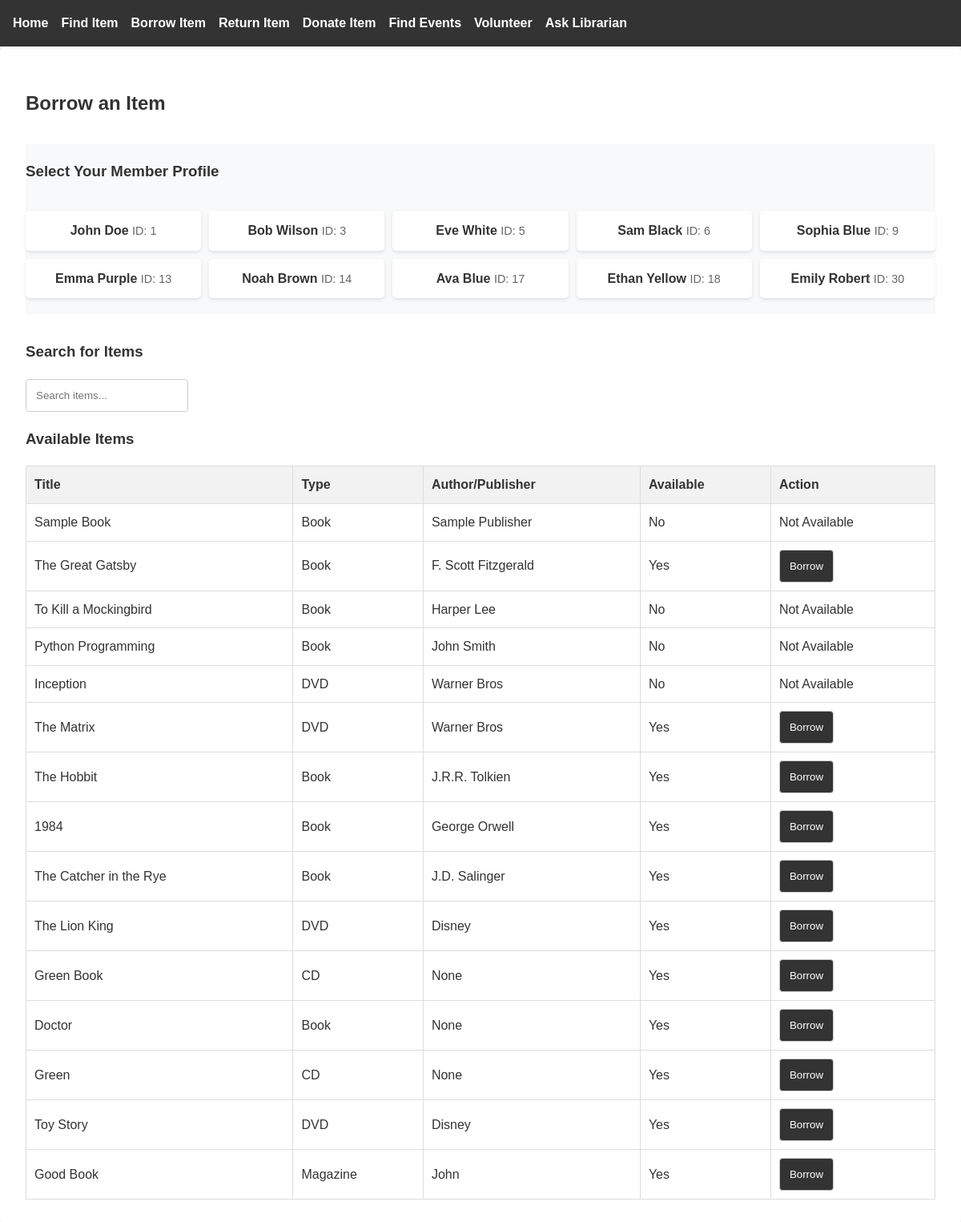
Before: /borrow-item with the older database file.
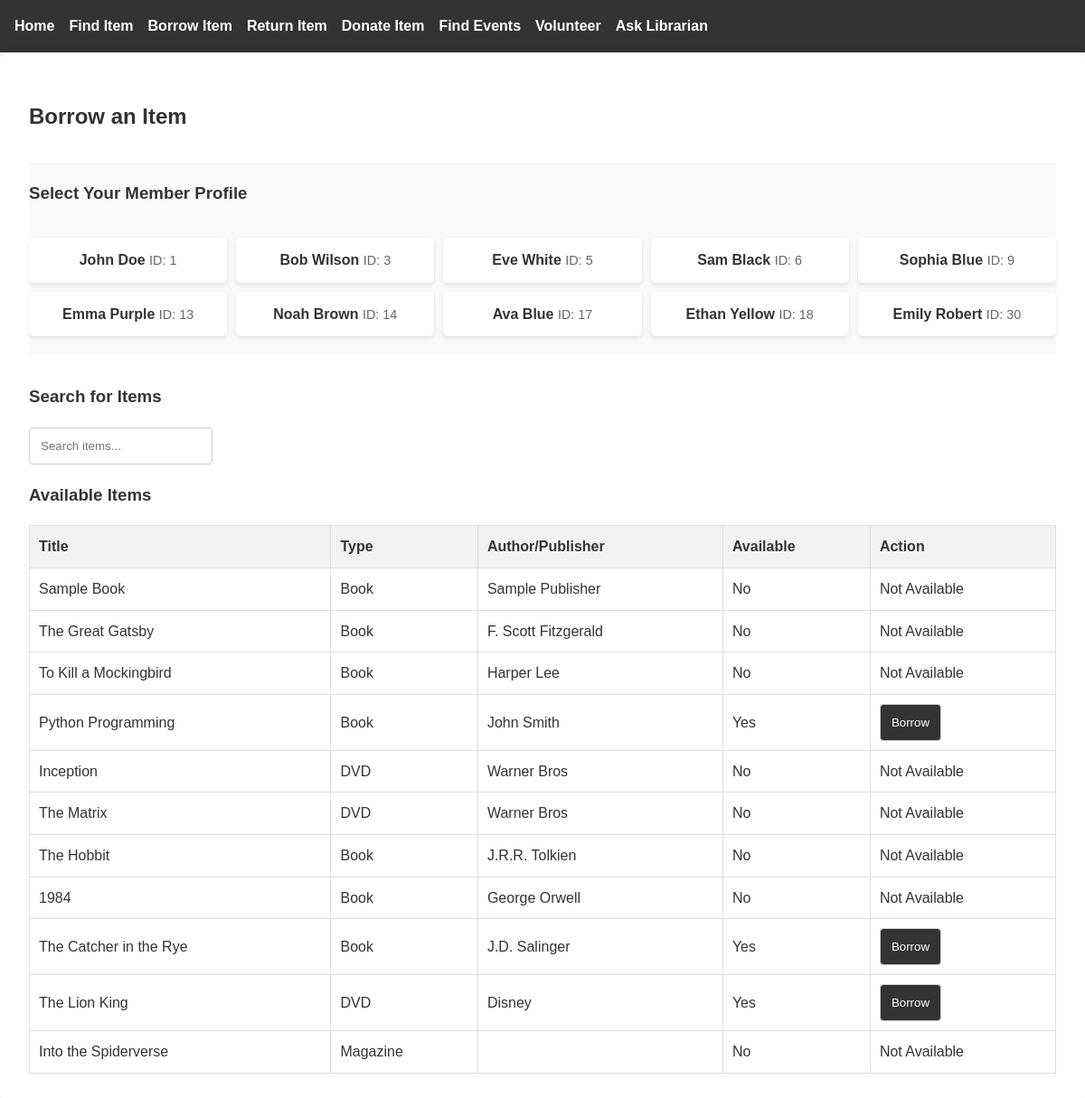
After: the same page with the newer database file.
### tables this page shows
CREATE TABLE Person (
            PersonID INTEGER PRIMARY KEY AUTOINCREMENT, 
            Name TEXT NOT NULL, 
            Address TEXT, 
            PhoneNumber TEXT, 
            Email TEXT UNIQUE, 
            Role TEXT NOT NULL 
            CHECK (Role IN ('Member', 'Librarian', 'Volunteer'))
        );

CREATE TABLE Item (
            ItemID INTEGER PRIMARY KEY AUTOINCREMENT, 
            Title TEXT NOT NULL,
            Type TEXT NOT NULL,
            AuthorPublisher TEXT,
            AvailabilityStatus BOOLEAN DEFAULT 1,
            ISBN TEXT,
            PublicationYear INTEGER
        );

### app.py (the view, shortened to what this page needs)
@app.route('/borrow-item', methods=['GET', 'POST'])
def borrow_item():
    conn = get_db_connection()
    items = conn.execute("SELECT * FROM Item").fetchall()
    members = conn.execute("""
        SELECT p.PersonID, p.Name
        FROM Person p
        JOIN Member m ON p.PersonID = m.MemberID
        WHERE p.Role = 'Member'
    """).fetchall()
    conn.close()
    return render_template('borrow_item.html', items=items, members=members)

### app.py (called while the page is built)
def get_db_connection():
    print("Connecting to database...")
    conn = sqlite3.connect('354_mini_project.db')
    conn.row_factory = sqlite3.Row
    return conn

### templates/borrow_item.html (shortened to what this page needs)
{% extends "base.html" %}
{% block content %}
<h2>Borrow an Item</h2>
<div class="member-selection">
<form method="POST">
    <h3>Select Your Member Profile</h3>
    <div class="member-grid">
        {% for member in members %}
        <div class="member-card {% if request.form.get('member_id') == member['PersonID'] %}selected{% endif %}">
            <label for="member_{{ member['PersonID'] }}">
                <span class="member-name">{{ member['Name'] }}</span>
                <span class="member-id">ID: {{ member['PersonID'] }}</span>
            </label>
        </div>
        {% endfor %}
    </div>
</div>
    <h3>Search for Items</h3>
    <input type="text" id="search_term" placeholder="Search items..." onkeyup="filterItems()">
    <h3>Available Items</h3>
    <table id="items_table">
        <tr>
            <th>Title</th>
            <th>Type</th>
            <th>Author/Publisher</th>
            <th>Available</th>
            <th>Action</th>
        </tr>
        {% for item in items %}
        <tr>
            <td>{{ item['Title'] }}</td>
            <td>{{ item['Type'] }}</td>
            <td>{{ item['AuthorPublisher'] }}</td>
            <td>{{ 'Yes' if item['AvailabilityStatus'] else 'No' }}</td>
            <td>
                {% if item['AvailabilityStatus'] %}
                <button type="button" class="borrow-button" data-item-id="{{ item['ItemID'] }}">Borrow</button>
                {% else %}
                Not Available
                {% endif %}
            </td>
        </tr>
        {% endfor %}
    </table>
{% endblock %}

Changed rows visible on the page:
removed Item: Title "Doctor", Type "Book", AuthorPublisher "None", AvailabilityStatus "Yes"
removed Item: Title "Green", Type "CD", AuthorPublisher "None", AvailabilityStatus "Yes"
removed Item: Title "Toy Story", Type "DVD", AuthorPublisher "Disney", AvailabilityStatus "Yes"
removed Item: Title "Good Book", Type "Magazine", AuthorPublisher "John", AvailabilityStatus "Yes"
changed Item "The Great Gatsby": AvailabilityStatus "Yes" → "No"; AvailabilityStatus "Borrow" → "Not Available"
changed Item "Python Programming": AvailabilityStatus "No" → "Yes"; AvailabilityStatus "Not Available" → "Borrow"
changed Item "The Matrix": AvailabilityStatus "Yes" → "No"; AvailabilityStatus "Borrow" → "Not Available"
changed Item "The Hobbit": AvailabilityStatus "Yes" → "No"; AvailabilityStatus "Borrow" → "Not Available"
changed Item "George Orwell": AvailabilityStatus "Yes" → "No"; AvailabilityStatus "Borrow" → "Not Available"
changed Item: Title "Green Book" → "Into the Spiderverse"; Type "CD" → "Magazine"; AvailabilityStatus "Yes" → "No"; AuthorPublisher "None" → (not shown); AvailabilityStatus "Borrow" → "Not Available"
